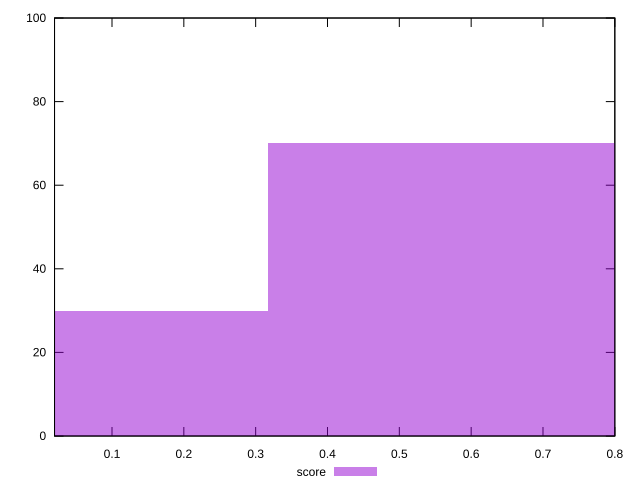

Write gnuplot code to recreate this figure.
reset

$score <<EOF
0 30
0.6340226716962896 70
EOF

set key outside below
set boxwidth 0.6340226716962896
set xrange [0.02:0.8]
set yrange [0:100]
set trange [0:100]
set style fill transparent solid 0.5 noborder
set terminal svg size 640, 490 enhanced background rgb 'white'
set output "report_00013_2021-02-09T12-04-24.940Z/first-cpu-idle/samples/pages+cached/score/histogram.svg"

plot $score title "score" with boxes

reset
